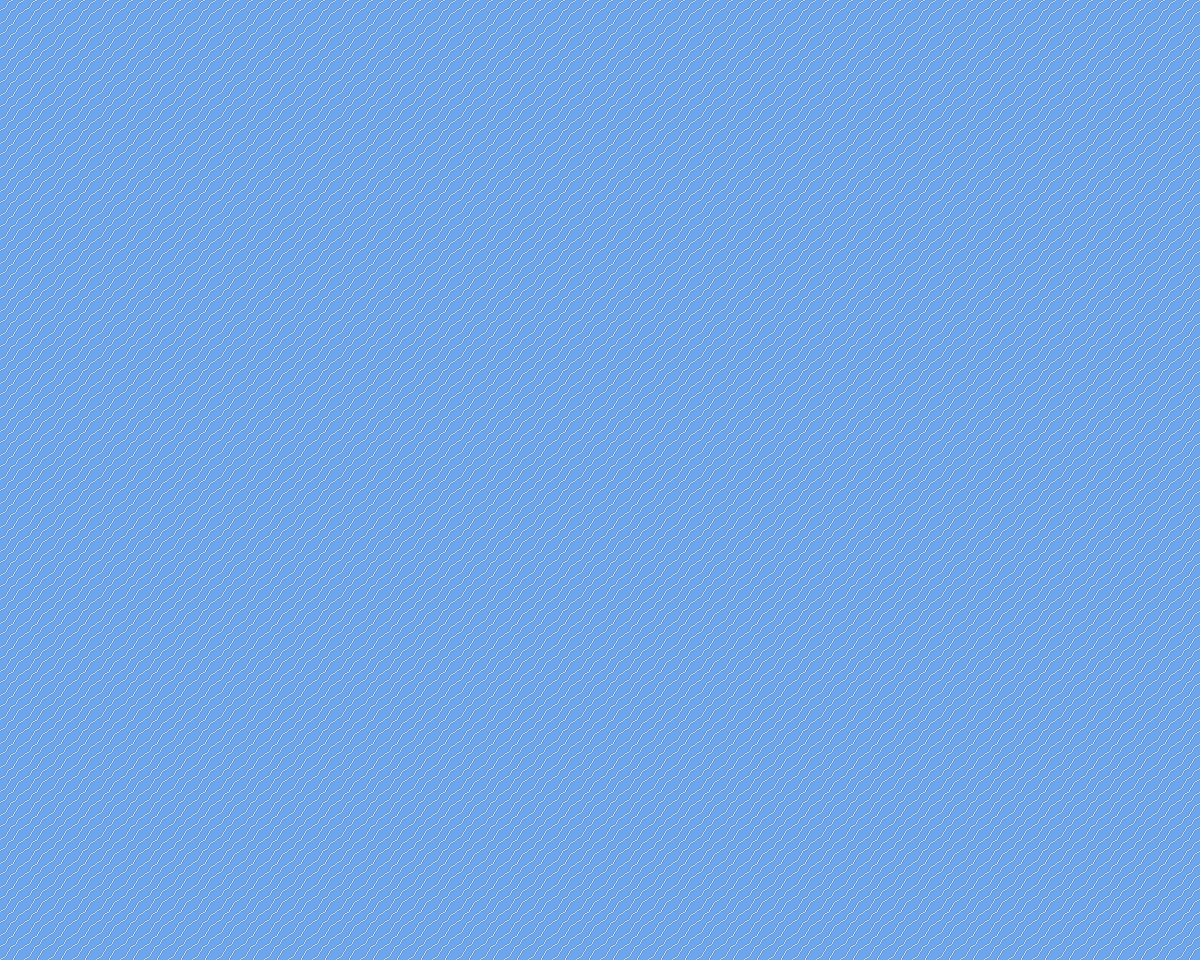

Tiled map render using the project's own tile images. Description and the map definition, with tile-layer contents summarised, below:
An orthogonal 50x40 tile map with 24x24 px tiles, 1 tile layer (Tile Layer 1).

<map version="1.5" tiledversion="1.7.2" orientation="orthogonal" renderorder="right-down" width="50" height="40" tilewidth="24" tileheight="24" infinite="0" nextlayerid="2" nextobjectid="1">
 <tileset firstgid="1" source="Cowboys_and_Pirates_V2_Tilemap-Sheet.tsx" />
 <layer id="1" name="Tile Layer 1" width="50" height="40">
  <data>[2000 cells, 2000 non-empty, 1 distinct tile ids]</data>
 </layer>
</map>
